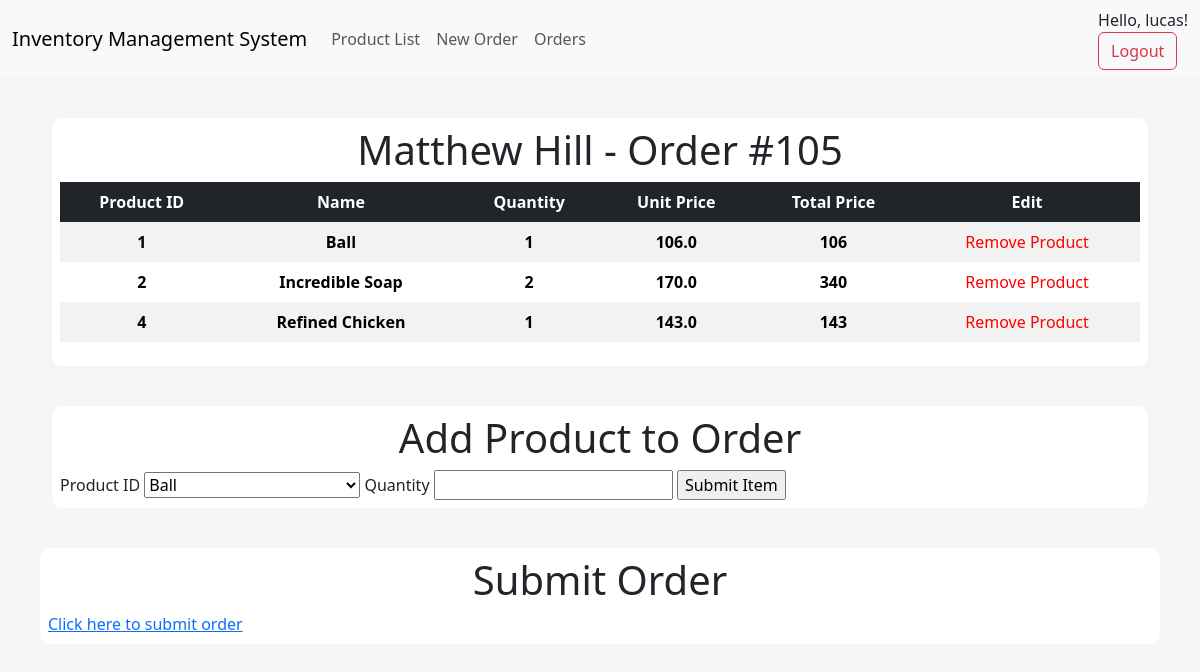
Screenshot of /order/105 (signed in) with the database file from the repository.
### app/models/tables.py (models this page shows, shortened)
class User(db.Model, UserMixin):
    id = db.Column(db.Integer, primary_key=True)
    username = db.Column(db.String, nullable=False, unique=True)
    email = db.Column(db.String, nullable=False, unique=True)
    password = db.Column(db.String, nullable=False)

class Customer(db.Model):
    __tablename__ = "customer"
    id = db.Column(db.Integer, primary_key=True)
    first_name = db.Column(db.String(50), nullable=False)
    last_name = db.Column(db.String(50), nullable=False)
    address = db.Column(db.String(500), nullable=False)
    postcode = db.Column(db.String(50), nullable=False)
    email = db.Column(db.String(50), nullable=False, unique=True)
    orders = db.relationship("Order", backref="customer")

class Product(db.Model):
    __tablename__ = "product"
    id = db.Column(db.Integer, primary_key=True)
    name = db.Column(db.String(50), nullable=False, unique=True)
    price = db.Column(db.Float, nullable=False)
    quantity_available = db.Column(db.Integer)

class OrderItem(db.Model):
    __tablename__ = "order_item"
    order_id = db.Column(db.Integer, db.ForeignKey("order.id"), primary_key=True)
    item_id = db.Column(db.Integer, db.ForeignKey("product.id"), primary_key=True)
    quantity = db.Column(db.Integer, nullable=False)
    total_price = db.Column(db.Integer, nullable=False)

### app/controllers/default.py (the view, shortened to what this page needs)
@app.route("/order/<int:id>", methods=["GET", "POST"])
@login_required
def order(id):
    form = AddOrderItemForm()
    products = Product.query.all()
    form.product_id.choices = [(product.id, product.name) for product in products]
    order_items = OrderItem.query.filter_by(order_id=id).all()
    product_names = [Product.query.get(item.item_id).name for item in order_items]
    print(type(id))
    order = Order.query.get(id)
    customer_id = order.customer_id
    customer = Customer.query.get(customer_id)
    products_for_order = {
        item.item_id: Product.query.get(item.item_id) for item in order_items
    }
    return render_template(
        "order.html",
        order=id,
        order_items=order_items,
        product_names=product_names,
        customer=customer,
        zip=zip,
        form=form,
        products_for_order=products_for_order,
    )

### app/models/forms.py (shortened to what this page needs)
class AddOrderItemForm(FlaskForm):
    product_id = SelectField("Product ID", coerce=int, validators=[DataRequired()])
    quantity = IntegerField("Quantity", validators=[DataRequired()])
    customer_id = HiddenField("customer_id")
    submit = SubmitField("Submit Item")

### app/models/tables.py (called while the page is built)
@login_manager.user_loader
def load_user(user_id):
    return User.query.get(int(user_id))

### app/templates/order.html (shortened to what this page needs)
{% extends "index.html" %}
{% block body %}
<div class="content-section">
    <div class="title">
        <h1>{{customer.first_name}} {{customer.last_name}} - Order #{{order}}</h1>
    </div>
    <table class="table table-striped table-borderless table-hover text-center">
        <thead class="table-dark table-sm">
            <tr>
                <th scope="col">Product ID</th>
                <th scope="col">Name</th>
                <th scope="col">Quantity</th>
                <th scope="col">Unit Price</th>
                <th scope="col">Total Price</th>
                <th scope="col">Edit</th>
            </tr>
        </thead>
        <tbody>
            {% for product, product_name in zip(order_items, product_names) %}
            {% set product_obj = products_for_order.get(product.item_id) %}
                <tr>
                    <th scope="row">{{ product.item_id }}</th>
                    <th scope="row">{{ product_name }}</th>
                    <th scope="row">{{ product.quantity }}</th>
                    <th scope="row">{{ product_obj.price }}</th>
                    <th scope="row">{{ product.total_price }}</th>
                    <td><a style="text-decoration: none; color:red; font-weight:red;" href="{{url_for('delete_orderitem', item_id=product.item_id, order_id=order)}}"> Remove Product </a></td>
                </tr>
            {% endfor %}
        </tbody>
    </table>
</div>
<div class="content-section">
    <div class="title">
        <h1>Add Product to Order</h1>
    </div>
<form method="POST" action="{{ url_for('order',id=order) }}" id="orderForm">
    {{form.product_id.label}}
    {{form.product_id}}
    {{form.quantity.label}}
    {{form.quantity}}
    {{ form.submit() }}
</div>
</div>
<div class="content-section">
    <div class="title">
        <h1>Submit Order</h1>
    </div>
    <a href="{{ url_for('close_order', id=order) }}">Click here to submit order</a>
</div>
{% endblock body %}

### app/templates/navbar.html (shortened to what this page needs)
<nav class="navbar navbar-expand-lg bg-body-tertiary">
    <div class="container-fluid">
      <a class="navbar-brand" href="{{ url_for('index') }}">Inventory Management System</a>
      <div class="collapse navbar-collapse" id="navbarSupportedContent">
        <ul class="navbar-nav me-auto mb-2 mb-lg-0">
          <li class="nav-item">
            <a class="nav-link" href="{{ url_for('products') }}">Product List</a>
          </li>
          <li class="nav-item">
            <a class="nav-link" href="{{ url_for('create_order') }}">New Order</a>
          </li>
          <li class="nav-item">
            <a class="nav-link" href="{{ url_for('orders') }}">Orders</a>
          </li>
        </ul>
          <a href="#" class="nav-link">
            {% if 'username' in session %}
            <div class="d-flex">
              Hello, {{ session.username }}!
            </div>
            <form class="d-flex" action="{{ url_for('logout') }}">
              <button type="submit" class="btn btn-outline-danger">Logout</button>
            </form>
            {% endif %}
          </a>
      </div>
    </div>
  </nav>

### app/static/css/main.css (style rules this page uses)
body { background-color: rgb(245, 245, 245); }
.content-section { background: #fff; margin: 40px; padding: 0.5rem 0.5rem; border-radius: 10px; }
.title h1 { text-align: center; align-items: center; }

### rows the page displays
User: username "lucas"
Customer: first_name "Matthew", last_name "Hill"
Product: item_id "1", name "Ball", quantity "1", price "106.0", total_price "106"
Product: item_id "2", name "Incredible Soap", quantity "2", price "170.0", total_price "340"
Product: item_id "4", name "Refined Chicken", quantity "1", price "143.0", total_price "143"

### other values shown
{{ order }} "105"
